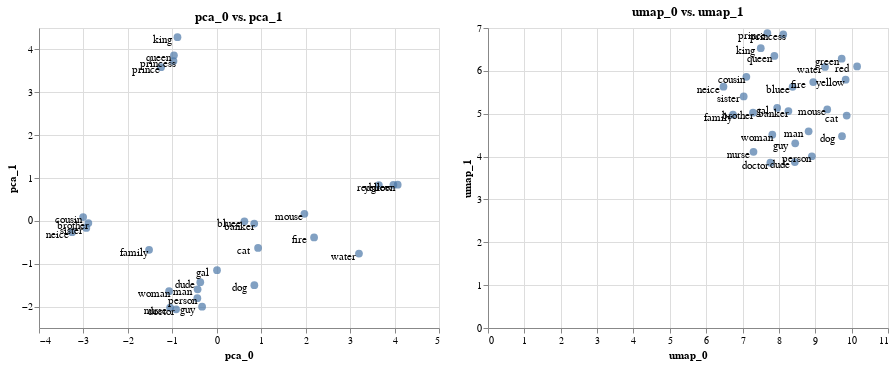

Notebook cell for this chart:
### Markdown cell above
## Transformations

There's something extra too. Sofar we're been mapping vectors unto other ones in order to plot them. But theoretically we could go a step further.

### Code cell
from whatlies.transformers import pca, umap

orig_chart = emb.plot_interactive('man', 'woman')
pca_emb = emb.transform(pca(2))
umap_emb = emb.transform(umap(2))

pca_emb.plot_interactive('pca_0', 'pca_1') | umap_emb.plot_interactive('umap_0', 'umap_1')

### Figure 1 — Vega-Lite specification as saved in the notebook (floating-point values rounded to 4 significant figures)
{"config": {"view": {"continuousWidth": 400, "continuousHeight": 300}}, "hconcat": [{"layer": [{"mark": {"type": "circle", "size": 60}, "encoding": {"tooltip": [{"type": "nominal", "field": "name"}, {"type": "nominal", "field": "original"}], "x": {"type": "quantitative", "field": "pca_0"}, "y": {"type": "quantitative", "field": "pca_1"}}, "selection": {"selector009": {"type": "interval", "bind": "scales", "encodings": ["x", "y"]}}, "title": "pca_0 vs. pca_1"}, {"mark": {"type": "text", "color": "black", "dx": -15, "dy": 3}, "encoding": {"text": {"type": "nominal", "field": "original"}, "x": {"type": "quantitative", "field": "pca_0"}, "y": {"type": "quantitative", "field": "pca_1"}}}], "data": {"name": "data-c65a008618c7155525ca27ca465c1972"}}, {"layer": [{"mark": {"type": "circle", "size": 60}, "encoding": {"tooltip": [{"type": "nominal", "field": "name"}, {"type": "nominal", "field": "original"}], "x": {"type": "quantitative", "field": "umap_0"}, "y": {"type": "quantitative", "field": "umap_1"}}, "selection": {"selector010": {"type": "interval", "bind": "scales", "encodings": ["x", "y"]}}, "title": "umap_0 vs. umap_1"}, {"mark": {"type": "text", "color": "black", "dx": -15, "dy": 3}, "encoding": {"text": {"type": "nominal", "field": "original"}, "x": {"type": "quantitative", "field": "umap_0"}, "y": {"type": "quantitative", "field": "umap_1"}}}], "data": {"name": "data-c9d79ce4e8383197845923751e4169ab"}}], "$schema": "https://vega.github.io/schema/vega-lite/v4.0.2.json", "datasets": {"data-c65a008618c7155525ca27ca465c1972": [{"pca_0": -1.254, "pca_1": 3.587, "name": "prince", "original": "prince"}, {"pca_0": -0.9741, "pca_1": 3.729, "name": "princess", "original": "princess"}, {"pca_0": -1.05, "pca_1": -2.027, "name": "nurse", "original": "nurse"}, {"pca_0": -0.9151, "pca_1": -2.064, "name": "doctor", "original": "doctor"}, {"pca_0": 0.843, "pca_1": -0.06273, "name": "banker", "original": "banker"}, {"pca_0": -0.4313, "pca_1": -1.598, "name": "man", "original": "man"}, {"pca_0": -1.073, "pca_1": -1.642, "name": "woman", "original": "woman"}, {"pca_0": -3.007, "pca_1": 0.08845, "name": "cousin", "original": "cousin"}, {"pca_0": -3.256, "pca_1": -0.2641, "name": "neice", "original": "neice"}, {"pca_0": -0.8844, "pca_1": 4.284, "name": "king", "original": "king"}, {"pca_0": -0.9638, "pca_1": 3.863, "name": "queen", "original": "queen"}, {"pca_0": -0.3714, "pca_1": -1.431, "name": "dude", "original": "dude"}, {"pca_0": -0.3302, "pca_1": -2.004, "name": "guy", "original": "guy"}, {"pca_0": 0.005235, "pca_1": -1.151, "name": "gal", "original": "gal"}, {"pca_0": 2.189, "pca_1": -0.3875, "name": "fire", "original": "fire"}, {"pca_0": 0.8451, "pca_1": -1.501, "name": "dog", "original": "dog"}, {"pca_0": 0.9291, "pca_1": -0.6315, "name": "cat", "original": "cat"}, {"pca_0": 1.972, "pca_1": 0.1653, "name": "mouse", "original": "mouse"}, {"pca_0": 3.646, "pca_1": 0.834, "name": "red", "original": "red"}, {"pca_0": 0.6217, "pca_1": -0.01162, "name": "bluee", "original": "bluee"}, {"pca_0": 4.071, "pca_1": 0.8429, "name": "green", "original": "green"}, {"pca_0": 3.974, "pca_1": 0.8421, "name": "yellow", "original": "yellow"}, {"pca_0": 3.199, "pca_1": -0.7631, "name": "water", "original": "water"}, {"pca_0": -0.437, "pca_1": -1.806, "name": "person", "original": "person"}, {"pca_0": -1.523, "pca_1": -0.6767, "name": "family", "original": "family"}, {"pca_0": -2.889, "pca_1": -0.05042, "name": "brother", "original": "brother"}, {"pca_0": -2.936, "pca_1": -0.1657, "name": "sister", "original": "sister"}], "data-c9d79ce4e8383197845923751e4169ab": [{"umap_0": 7.683, "umap_1": 6.883, "name": "prince", "original": "prince"}, {"umap_0": 8.12, "umap_1": 6.849, "name": "princess", "original": "princess"}, {"umap_0": 7.301, "umap_1": 4.111, "name": "nurse", "original": "nurse"}, {"umap_0": 7.765, "umap_1": 3.858, "name": "doctor", "original": "doctor"}, {"umap_0": 8.261, "umap_1": 5.063, "name": "banker", "original": "banker"}, {"umap_0": 8.817, "umap_1": 4.588, "name": "man", "original": "man"}, {"umap_0": 7.819, "umap_1": 4.511, "name": "woman", "original": "woman"}, {"umap_0": 7.105, "umap_1": 5.862, "name": "cousin", "original": "cousin"}, {"umap_0": 6.475, "umap_1": 5.631, "name": "neice", "original": "neice"}, {"umap_0": 7.501, "umap_1": 6.529, "name": "king", "original": "king"}, {"umap_0": 7.875, "umap_1": 6.348, "name": "queen", "original": "queen"}, {"umap_0": 8.438, "umap_1": 3.873, "name": "dude", "original": "dude"}, {"umap_0": 8.448, "umap_1": 4.31, "name": "guy", "original": "guy"}, {"umap_0": 7.952, "umap_1": 5.135, "name": "gal", "original": "gal"}, {"umap_0": 8.944, "umap_1": 5.739, "name": "fire", "original": "fire"}, {"umap_0": 9.735, "umap_1": 4.475, "name": "dog", "original": "dog"}, {"umap_0": 9.864, "umap_1": 4.958, "name": "cat", "original": "cat"}, {"umap_0": 9.329, "umap_1": 5.099, "name": "mouse", "original": "mouse"}, {"umap_0": 10.15, "umap_1": 6.103, "name": "red", "original": "red"}, {"umap_0": 8.377, "umap_1": 5.628, "name": "bluee", "original": "bluee"}, {"umap_0": 9.727, "umap_1": 6.283, "name": "green", "original": "green"}, {"umap_0": 9.835, "umap_1": 5.794, "name": "yellow", "original": "yellow"}, {"umap_0": 9.267, "umap_1": 6.092, "name": "water", "original": "water"}, {"umap_0": 8.907, "umap_1": 4.007, "name": "person", "original": "person"}, {"umap_0": 6.737, "umap_1": 4.977, "name": "family", "original": "family"}, {"umap_0": 7.288, "umap_1": 5.025, "name": "brother", "original": "brother"}, {"umap_0": 7.032, "umap_1": 5.402, "name": "sister", "original": "sister"}]}}
